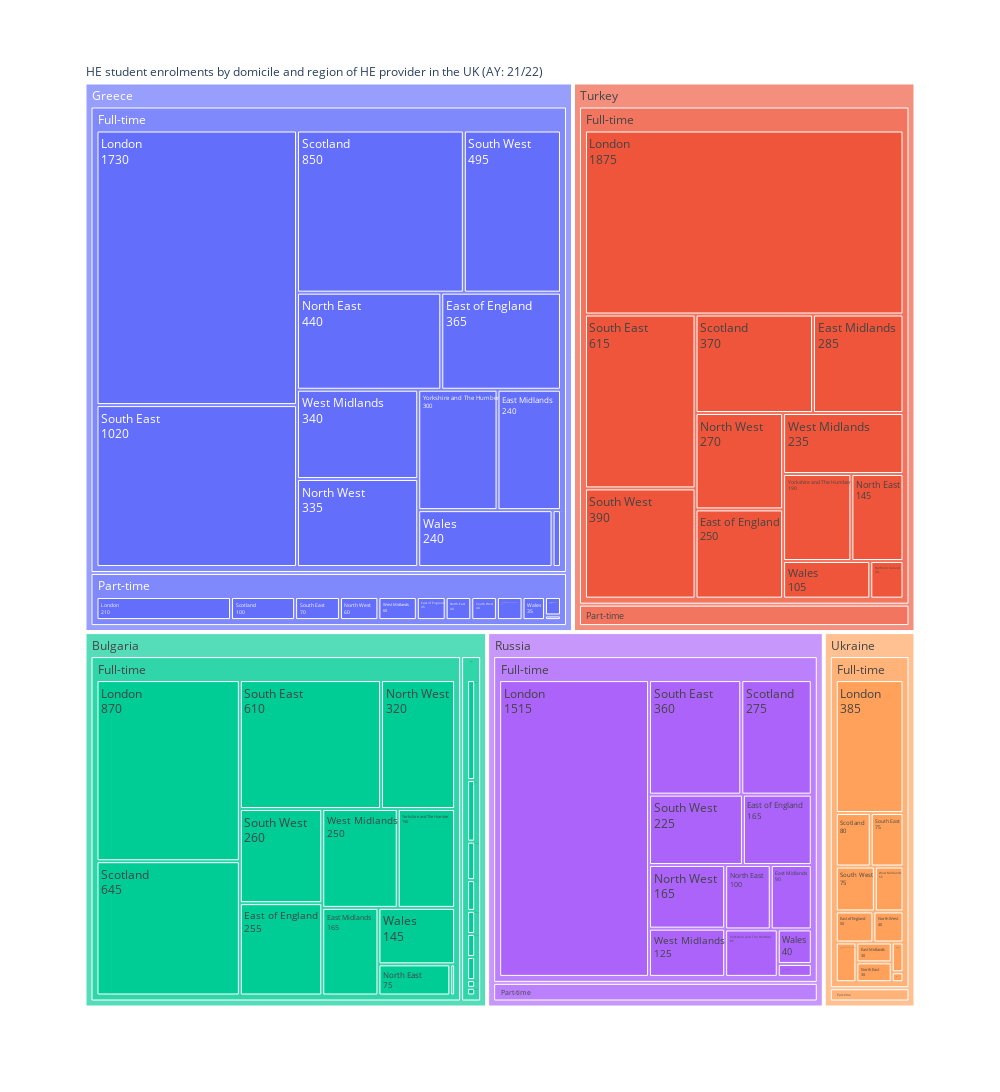

This figure's notebook cell:
### Code cell
fig2 = px.treemap(df_pilot, path = [px.Constant('HE student enrolments by domicile and region of HE provider in the UK (AY: 21/22)'),'Domicile', 'Mode of study', 'Region of HE provider'], values = 'Number',
                 width=1000,height=1200, template = 'plotly_white',
                
                 )
fig2.data[0].textinfo = 'label+text+value'
fig2.data[0].hovertemplate = 'Label: %{label}<br>Number: %{value}<br>Parent: %{parent}<br>Id: %{id}<extra></extra>'
fig2.show()

### Figure 1 — Plotly figure (JSON) as saved in the notebook; plotly's stock layout.template omitted (floating-point values rounded to 4 significant figures)
{"data": [{"branchvalues": "total", "domain": {"x": [0, 1], "y": [0, 1]}, "hovertemplate": "Label: %{label}<br>Number: %{value}<br>Parent: %{parent}<br>Id: %{id}<extra></extra>", "ids": ["HE student enrolments by domicile and region of HE provider in the UK (AY: 21/22)/Bulgaria/Full-time/East Midlands", "HE student enrolments by domicile and region of HE provider in the UK (AY: 21/22)/Greece/Full-time/East Midlands", "HE student enrolments by domicile and region of HE provider in the UK (AY: 21/22)/Russia/Full-time/East Midlands", "HE student enrolments by domicile and region of HE provider in the UK (AY: 21/22)/Turkey/Full-time/East Midlands", "HE student enrolments by domicile and region of HE provider in the UK (AY: 21/22)/Ukraine/Full-time/East Midlands", "HE student enrolments by domicile and region of HE provider in the UK (AY: 21/22)/Bulgaria/Part-time/East Midlands", "HE student enrolments by domicile and region of HE provider in the UK (AY: 21/22)/Greece/Part-time/East Midlands", "HE student enrolments by domicile and region of HE provider in the UK (AY: 21/22)/Russia/Part-time/East Midlands", "HE student enrolments by domicile and region of HE provider in the UK (AY: 21/22)/Turkey/Part-time/East Midlands", "HE student enrolments by domicile and region of HE provider in the UK (AY: 21/22)/Bulgaria/Full-time/East of England", "HE student enrolments by domicile and region of HE provider in the UK (AY: 21/22)/Greece/Full-time/East of England", "HE student enrolments by domicile and region of HE provider in the UK (AY: 21/22)/Russia/Full-time/East of England", "HE student enrolments by domicile and region of HE provider in the UK (AY: 21/22)/Turkey/Full-time/East of England", "HE student enrolments by domicile and region of HE provider in the UK (AY: 21/22)/Ukraine/Full-time/East of England", "HE student enrolments by domicile and region of HE provider in the UK (AY: 21/22)/Bulgaria/Part-time/East of England", "HE student enrolments by domicile and region of HE provider in the UK (AY: 21/22)/Greece/Part-time/East of England", "HE student enrolments by domicile and region of HE provider in the UK (AY: 21/22)/Turkey/Part-time/East of England", "HE student enrolments by domicile and region of HE provider in the UK (AY: 21/22)/Bulgaria/Full-time/London", "HE student enrolments by domicile and region of HE provider in the UK (AY: 21/22)/Greece/Full-time/London", "HE student enrolments by domicile and region of HE provider in the UK (AY: 21/22)/Russia/Full-time/London", "HE student enrolments by domicile and region of HE provider in the UK (AY: 21/22)/Turkey/Full-time/London", "HE student enrolments by domicile and region of HE provider in the UK (AY: 21/22)/Ukraine/Full-time/London", "HE student enrolments by domicile and region of HE provider in the UK (AY: 21/22)/Bulgaria/Part-time/London", "HE student enrolments by domicile and region of HE provider in the UK (AY: 21/22)/Greece/Part-time/London", "HE student enrolments by domicile and region of HE provider in the UK (AY: 21/22)/Russia/Part-time/London", "HE student enrolments by domicile and region of HE provider in the UK (AY: 21/22)/Turkey/Part-time/London", "HE student enrolments by domicile and region of HE provider in the UK (AY: 21/22)/Ukraine/Part-time/London", "HE student enrolments by domicile and region of HE provider in the UK (AY: 21/22)/Bulgaria/Full-time/North East", "HE student enrolments by domicile and region of HE provider in the UK (AY: 21/22)/Greece/Full-time/North East", "HE student enrolments by domicile and region of HE provider in the UK (AY: 21/22)/Russia/Full-time/North East", "HE student enrolments by domicile and region of HE provider in the UK (AY: 21/22)/Turkey/Full-time/North East", "HE student enrolments by domicile and region of HE provider in the UK (AY: 21/22)/Ukraine/Full-time/North East", "HE student enrolments by domicile and region of HE provider in the UK (AY: 21/22)/Greece/Part-time/North East", "HE student enrolments by domicile and region of HE provider in the UK (AY: 21/22)/Bulgaria/Full-time/North West", "HE student enrolments by domicile and region of HE provider in the UK (AY: 21/22)/Greece/Full-time/North West", "HE student enrolments by domicile and region of HE provider in the UK (AY: 21/22)/Russia/Full-time/North West", "HE student enrolments by domicile and region of HE provider in the UK (AY: 21/22)/Turkey/Full-time/North West", "HE student enrolments by domicile and region of HE provider in the UK (AY: 21/22)/Ukraine/Full-time/North West", "HE student enrolments by domicile and region of HE provider in the UK (AY: 21/22)/Bulgaria/Part-time/North West", "HE student enrolments by domicile and region of HE provider in the UK (AY: 21/22)/Greece/Part-time/North West", "HE student enrolments by domicile and region of HE provider in the UK (AY: 21/22)/Russia/Part-time/North West", "HE student enrolments by domicile and region of HE provider in the UK (AY: 21/22)/Turkey/Part-time/North West", "HE student enrolments by domicile and region of HE provider in the UK (AY: 21/22)/Bulgaria/Full-time/Northern Ireland", "HE student enrolments by domicile and region of HE provider in the UK (AY: 21/22)/Greece/Full-time/Northern Ireland", "HE student enrolments by domicile and region of HE provider in the UK (AY: 21/22)/Russia/Full-time/Northern Ireland", "HE student enrolments by domicile and region of HE provider in the UK (AY: 21/22)/Turkey/Full-time/Northern Ireland", "HE student enrolments by domicile and region of HE provider in the UK (AY: 21/22)/Ukraine/Full-time/Northern Ireland", "HE student enrolments by domicile and region of HE provider in the UK (AY: 21/22)/Greece/Part-time/Northern Ireland", "HE student enrolments by domicile and region of HE provider in the UK (AY: 21/22)/Bulgaria/Full-time/Scotland", "HE student enrolments by domicile and region of HE provider in the UK (AY: 21/22)/Greece/Full-time/Scotland", "HE student enrolments by domicile and region of HE provider in the UK (AY: 21/22)/Russia/Full-time/Scotland", "HE student enrolments by domicile and region of HE provider in the UK (AY: 21/22)/Turkey/Full-time/Scotland", "HE student enrolments by domicile and region of HE provider in the UK (AY: 21/22)/Ukraine/Full-time/Scotland", "HE student enrolments by domicile and region of HE provider in the UK (AY: 21/22)/Bulgaria/Part-time/Scotland", "HE student enrolments by domicile and region of HE provider in the UK (AY: 21/22)/Greece/Part-time/Scotland", "HE student enrolments by domicile and region of HE provider in the UK (AY: 21/22)/Russia/Part-time/Scotland", "HE student enrolments by domicile and region of HE provider in the UK (AY: 21/22)/Turkey/Part-time/Scotland", "HE student enrolments by domicile and region of HE provider in the UK (AY: 21/22)/Ukraine/Part-time/Scotland", "HE student enrolments by domicile and region of HE provider in the UK (AY: 21/22)/Bulgaria/Full-time/South East", "HE student enrolments by domicile and region of HE provider in the UK (AY: 21/22)/Greece/Full-time/South East", "HE student enrolments by domicile and region of HE provider in the UK (AY: 21/22)/Russia/Full-time/South East", "HE student enrolments by domicile and region of HE provider in the UK (AY: 21/22)/Turkey/Full-time/South East", "HE student enrolments by domicile and region of HE provider in the UK (AY: 21/22)/Ukraine/Full-time/South East", "HE student enrolments by domicile and region of HE provider in the UK (AY: 21/22)/Bulgaria/Part-time/South East", "HE student enrolments by domicile and region of HE provider in the UK (AY: 21/22)/Greece/Part-time/South East", "HE student enrolments by domicile and region of HE provider in the UK (AY: 21/22)/Russia/Part-time/South East", "HE student enrolments by domicile and region of HE provider in the UK (AY: 21/22)/Turkey/Part-time/South East", "HE student enrolments by domicile and region of HE provider in the UK (AY: 21/22)/Ukraine/Part-time/South East", "HE student enrolments by domicile and region of HE provider in the UK (AY: 21/22)/Bulgaria/Full-time/South West", "HE student enrolments by domicile and region of HE provider in the UK (AY: 21/22)/Greece/Full-time/South West", "HE student enrolments by domicile and region of HE provider in the UK (AY: 21/22)/Russia/Full-time/South West", "HE student enrolments by domicile and region of HE provider in the UK (AY: 21/22)/Turkey/Full-time/South West", "HE student enrolments by domicile and region of HE provider in the UK (AY: 21/22)/Ukraine/Full-time/South West", "HE student enrolments by domicile and region of HE provider in the UK (AY: 21/22)/Bulgaria/Part-time/South West", "HE student enrolments by domicile and region of HE provider in the UK (AY: 21/22)/Greece/Part-time/South West", "HE student enrolments by domicile and region of HE provider in the UK (AY: 21/22)/Russia/Part-time/South West", "HE student enrolments by domicile and region of HE provider in the UK (AY: 21/22)/Turkey/Part-time/South West", "HE student enrolments by domicile and region of HE provider in the UK (AY: 21/22)/Bulgaria/Full-time/Wales", "HE student enrolments by domicile and region of HE provider in the UK (AY: 21/22)/Greece/Full-time/Wales", "HE student enrolments by domicile and region of HE provider in the UK (AY: 21/22)/Russia/Full-time/Wales", "HE student enrolments by domicile and region of HE provider in the UK (AY: 21/22)/Turkey/Full-time/Wales", "HE student enrolments by domicile and region of HE provider in the UK (AY: 21/22)/Ukraine/Full-time/Wales", "HE student enrolments by domicile and region of HE provider in the UK (AY: 21/22)/Greece/Part-time/Wales", "HE student enrolments by domicile and region of HE provider in the UK (AY: 21/22)/Russia/Part-time/Wales", "HE student enrolments by domicile and region of HE provider in the UK (AY: 21/22)/Turkey/Part-time/Wales", "HE student enrolments by domicile and region of HE provider in the UK (AY: 21/22)/Bulgaria/Full-time/West Midlands", "HE student enrolments by domicile and region of HE provider in the UK (AY: 21/22)/Greece/Full-time/West Midlands", "HE student enrolments by domicile and region of HE provider in the UK (AY: 21/22)/Russia/Full-time/West Midlands", "HE student enrolments by domicile and region of HE provider in the UK (AY: 21/22)/Turkey/Full-time/West Midlands", "HE student enrolments by domicile and region of HE provider in the UK (AY: 21/22)/Ukraine/Full-time/West Midlands", "HE student enrolments by domicile and region of HE provider in the UK (AY: 21/22)/Bulgaria/Part-time/West Midlands", "HE student enrolments by domicile and region of HE provider in the UK (AY: 21/22)/Greece/Part-time/West Midlands", "HE student enrolments by domicile and region of HE provider in the UK (AY: 21/22)/Russia/Part-time/West Midlands", "HE student enrolments by domicile and region of HE provider in the UK (AY: 21/22)/Turkey/Part-time/West Midlands", "HE student enrolments by domicile and region of HE provider in the UK (AY: 21/22)/Bulgaria/Full-time/Yorkshire and The Humber", "HE student enrolments by domicile and region of HE provider in the UK (AY: 21/22)/Greece/Full-time/Yorkshire and The Humber", "HE student enrolments by domicile and region of HE provider in the UK (AY: 21/22)/Russia/Full-time/Yorkshire and The Humber", "HE student enrolments by domicile and region of HE provider in the UK (AY: 21/22)/Turkey/Full-time/Yorkshire and The Humber", "HE student enrolments by domicile and region of HE provider in the UK (AY: 21/22)/Ukraine/Full-time/Yorkshire and The Humber", "HE student enrolments by domicile and region of HE provider in the UK (AY: 21/22)/Bulgaria/Part-time/Yorkshire and The Humber", "HE student enrolments by domicile and region of HE provider in the UK (AY: 21/22)/Greece/Part-time/Yorkshire and The Humber", "HE student enrolments by domicile and region of HE provider in the UK (AY: 21/22)/Russia/Part-time/Yorkshire and The Humber", "HE student enrolments by domicile and region of HE provider in the UK (AY: 21/22)/Turkey/Part-time/Yorkshire and The Humber", "HE student enrolments by domicile and region of HE provider in the UK (AY: 21/22)/Bulgaria/Full-time", "HE student enrolments by domicile and region of HE provider in the UK (AY: 21/22)/Greece/Full-time", "HE student enrolments by domicile and region of HE provider in the UK (AY: 21/22)/Russia/Full-time", "HE student enrolments by domicile and region of HE provider in the UK (AY: 21/22)/Turkey/Full-time", "HE student enrolments by domicile and region of HE provider in the UK (AY: 21/22)/Ukraine/Full-time", "HE student enrolments by domicile and region of HE provider in the UK (AY: 21/22)/Bulgaria/Part-time", "HE student enrolments by domicile and region of HE provider in the UK (AY: 21/22)/Greece/Part-time", "HE student enrolments by domicile and region of HE provider in the UK (AY: 21/22)/Russia/Part-time", "HE student enrolments by domicile and region of HE provider in the UK (AY: 21/22)/Turkey/Part-time", "HE student enrolments by domicile and region of HE provider in the UK (AY: 21/22)/Ukraine/Part-time", "HE student enrolments by domicile and region of HE provider in the UK (AY: 21/22)/Bulgaria", "HE student enrolments by domicile and region of HE provider in the UK (AY: 21/22)/Greece", "HE student enrolments by domicile and region of HE provider in the UK (AY: 21/22)/Russia", "HE student enrolments by domicile and region of HE provider in the UK (AY: 21/22)/Turkey", "HE student enrolments by domicile and region of HE provider in the UK (AY: 21/22)/Ukraine", "HE student enrolments by domicile and region of HE provider in the UK (AY: 21/22)"], "labels": ["East Midlands", "East Midlands", "East Midlands", "East Midlands", "East Midlands", "East Midlands", "East Midlands", "East Midlands", "East Midlands", "East of England", "East of England", "East of England", "East of England", "East of England", "East of England", "East of England", "East of England", "London", "London", "London", "London", "London", "London", "London", "London", "London", "London", "North East", "North East", "North East", "North East", "North East", "North East", "North West", "North West", "North West", "North West", "North West", "North West", "North West", "North West", "North West", "Northern Ireland", "Northern Ireland", "Northern Ireland", "Northern Ireland", "Northern Ireland", "Northern Ireland", "Scotland", "Scotland", "Scotland", "Scotland", "Scotland", "Scotland", "Scotland", "Scotland", "Scotland", "Scotland", "South East", "South East", "South East", "South East", "South East", "South East", "South East", "South East", "South East", "South East", "South West", "South West", "South West", "South West", "South West", "South West", "South West", "South West", "South West", "Wales", "Wales", "Wales", "Wales", "Wales", "Wales", "Wales", "Wales", "West Midlands", "West Midlands", "West Midlands", "West Midlands", "West Midlands", "West Midlands", "West Midlands", "West Midlands", "West Midlands", "Yorkshire and The Humber", "Yorkshire and The Humber", "Yorkshire and The Humber", "Yorkshire and The Humber", "Yorkshire and The Humber", "Yorkshire and The Humber", "Yorkshire and The Humber", "Yorkshire and The Humber", "Yorkshire and The Humber", "Full-time", "Full-time", "Full-time", "Full-time", "Full-time", "Part-time", "Part-time", "Part-time", "Part-time", "Part-time", "Bulgaria", "Greece", "Russia", "Turkey", "Ukraine", "HE student enrolments by domicile and region of HE provider in the UK (AY: 21/22)"], "name": "", "parents": ["HE student enrolments by domicile and region of HE provider in the UK (AY: 21/22)/Bulgaria/Full-time", "HE student enrolments by domicile and region of HE provider in the UK (AY: 21/22)/Greece/Full-time", "HE student enrolments by domicile and region of HE provider in the UK (AY: 21/22)/Russia/Full-time", "HE student enrolments by domicile and region of HE provider in the UK (AY: 21/22)/Turkey/Full-time", "HE student enrolments by domicile and region of HE provider in the UK (AY: 21/22)/Ukraine/Full-time", "HE student enrolments by domicile and region of HE provider in the UK (AY: 21/22)/Bulgaria/Part-time", "HE student enrolments by domicile and region of HE provider in the UK (AY: 21/22)/Greece/Part-time", "HE student enrolments by domicile and region of HE provider in the UK (AY: 21/22)/Russia/Part-time", "HE student enrolments by domicile and region of HE provider in the UK (AY: 21/22)/Turkey/Part-time", "HE student enrolments by domicile and region of HE provider in the UK (AY: 21/22)/Bulgaria/Full-time", "HE student enrolments by domicile and region of HE provider in the UK (AY: 21/22)/Greece/Full-time", "HE student enrolments by domicile and region of HE provider in the UK (AY: 21/22)/Russia/Full-time", "HE student enrolments by domicile and region of HE provider in the UK (AY: 21/22)/Turkey/Full-time", "HE student enrolments by domicile and region of HE provider in the UK (AY: 21/22)/Ukraine/Full-time", "HE student enrolments by domicile and region of HE provider in the UK (AY: 21/22)/Bulgaria/Part-time", "HE student enrolments by domicile and region of HE provider in the UK (AY: 21/22)/Greece/Part-time", "HE student enrolments by domicile and region of HE provider in the UK (AY: 21/22)/Turkey/Part-time", "HE student enrolments by domicile and region of HE provider in the UK (AY: 21/22)/Bulgaria/Full-time", "HE student enrolments by domicile and region of HE provider in the UK (AY: 21/22)/Greece/Full-time", "HE student enrolments by domicile and region of HE provider in the UK (AY: 21/22)/Russia/Full-time", "HE student enrolments by domicile and region of HE provider in the UK (AY: 21/22)/Turkey/Full-time", "HE student enrolments by domicile and region of HE provider in the UK (AY: 21/22)/Ukraine/Full-time", "HE student enrolments by domicile and region of HE provider in the UK (AY: 21/22)/Bulgaria/Part-time", "HE student enrolments by domicile and region of HE provider in the UK (AY: 21/22)/Greece/Part-time", "HE student enrolments by domicile and region of HE provider in the UK (AY: 21/22)/Russia/Part-time", "HE student enrolments by domicile and region of HE provider in the UK (AY: 21/22)/Turkey/Part-time", "HE student enrolments by domicile and region of HE provider in the UK (AY: 21/22)/Ukraine/Part-time", "HE student enrolments by domicile and region of HE provider in the UK (AY: 21/22)/Bulgaria/Full-time", "HE student enrolments by domicile and region of HE provider in the UK (AY: 21/22)/Greece/Full-time", "HE student enrolments by domicile and region of HE provider in the UK (AY: 21/22)/Russia/Full-time", "HE student enrolments by domicile and region of HE provider in the UK (AY: 21/22)/Turkey/Full-time", "HE student enrolments by domicile and region of HE provider in the UK (AY: 21/22)/Ukraine/Full-time", "HE student enrolments by domicile and region of HE provider in the UK (AY: 21/22)/Greece/Part-time", "HE student enrolments by domicile and region of HE provider in the UK (AY: 21/22)/Bulgaria/Full-time", "HE student enrolments by domicile and region of HE provider in the UK (AY: 21/22)/Greece/Full-time", "HE student enrolments by domicile and region of HE provider in the UK (AY: 21/22)/Russia/Full-time", "HE student enrolments by domicile and region of HE provider in the UK (AY: 21/22)/Turkey/Full-time", "HE student enrolments by domicile and region of HE provider in the UK (AY: 21/22)/Ukraine/Full-time", "HE student enrolments by domicile and region of HE provider in the UK (AY: 21/22)/Bulgaria/Part-time", "HE student enrolments by domicile and region of HE provider in the UK (AY: 21/22)/Greece/Part-time", "HE student enrolments by domicile and region of HE provider in the UK (AY: 21/22)/Russia/Part-time", "HE student enrolments by domicile and region of HE provider in the UK (AY: 21/22)/Turkey/Part-time", "HE student enrolments by domicile and region of HE provider in the UK (AY: 21/22)/Bulgaria/Full-time", "HE student enrolments by domicile and region of HE provider in the UK (AY: 21/22)/Greece/Full-time", "HE student enrolments by domicile and region of HE provider in the UK (AY: 21/22)/Russia/Full-time", "HE student enrolments by domicile and region of HE provider in the UK (AY: 21/22)/Turkey/Full-time", "HE student enrolments by domicile and region of HE provider in the UK (AY: 21/22)/Ukraine/Full-time", "HE student enrolments by domicile and region of HE provider in the UK (AY: 21/22)/Greece/Part-time", "HE student enrolments by domicile and region of HE provider in the UK (AY: 21/22)/Bulgaria/Full-time", "HE student enrolments by domicile and region of HE provider in the UK (AY: 21/22)/Greece/Full-time", "HE student enrolments by domicile and region of HE provider in the UK (AY: 21/22)/Russia/Full-time", "HE student enrolments by domicile and region of HE provider in the UK (AY: 21/22)/Turkey/Full-time", "HE student enrolments by domicile and region of HE provider in the UK (AY: 21/22)/Ukraine/Full-time", "HE student enrolments by domicile and region of HE provider in the UK (AY: 21/22)/Bulgaria/Part-time", "HE student enrolments by domicile and region of HE provider in the UK (AY: 21/22)/Greece/Part-time", "HE student enrolments by domicile and region of HE provider in the UK (AY: 21/22)/Russia/Part-time", "HE student enrolments by domicile and region of HE provider in the UK (AY: 21/22)/Turkey/Part-time", "HE student enrolments by domicile and region of HE provider in the UK (AY: 21/22)/Ukraine/Part-time", "HE student enrolments by domicile and region of HE provider in the UK (AY: 21/22)/Bulgaria/Full-time", "HE student enrolments by domicile and region of HE provider in the UK (AY: 21/22)/Greece/Full-time", "HE student enrolments by domicile and region of HE provider in the UK (AY: 21/22)/Russia/Full-time", "HE student enrolments by domicile and region of HE provider in the UK (AY: 21/22)/Turkey/Full-time", "HE student enrolments by domicile and region of HE provider in the UK (AY: 21/22)/Ukraine/Full-time", "HE student enrolments by domicile and region of HE provider in the UK (AY: 21/22)/Bulgaria/Part-time", "HE student enrolments by domicile and region of HE provider in the UK (AY: 21/22)/Greece/Part-time", "HE student enrolments by domicile and region of HE provider in the UK (AY: 21/22)/Russia/Part-time", "HE student enrolments by domicile and region of HE provider in the UK (AY: 21/22)/Turkey/Part-time", "HE student enrolments by domicile and region of HE provider in the UK (AY: 21/22)/Ukraine/Part-time", "HE student enrolments by domicile and region of HE provider in the UK (AY: 21/22)/Bulgaria/Full-time", "HE student enrolments by domicile and region of HE provider in the UK (AY: 21/22)/Greece/Full-time", "HE student enrolments by domicile and region of HE provider in the UK (AY: 21/22)/Russia/Full-time", "HE student enrolments by domicile and region of HE provider in the UK (AY: 21/22)/Turkey/Full-time", "HE student enrolments by domicile and region of HE provider in the UK (AY: 21/22)/Ukraine/Full-time", "HE student enrolments by domicile and region of HE provider in the UK (AY: 21/22)/Bulgaria/Part-time", "HE student enrolments by domicile and region of HE provider in the UK (AY: 21/22)/Greece/Part-time", "HE student enrolments by domicile and region of HE provider in the UK (AY: 21/22)/Russia/Part-time", "HE student enrolments by domicile and region of HE provider in the UK (AY: 21/22)/Turkey/Part-time", "HE student enrolments by domicile and region of HE provider in the UK (AY: 21/22)/Bulgaria/Full-time", "HE student enrolments by domicile and region of HE provider in the UK (AY: 21/22)/Greece/Full-time", "HE student enrolments by domicile and region of HE provider in the UK (AY: 21/22)/Russia/Full-time", "HE student enrolments by domicile and region of HE provider in the UK (AY: 21/22)/Turkey/Full-time", "HE student enrolments by domicile and region of HE provider in the UK (AY: 21/22)/Ukraine/Full-time", "HE student enrolments by domicile and region of HE provider in the UK (AY: 21/22)/Greece/Part-time", "HE student enrolments by domicile and region of HE provider in the UK (AY: 21/22)/Russia/Part-time", "HE student enrolments by domicile and region of HE provider in the UK (AY: 21/22)/Turkey/Part-time", "HE student enrolments by domicile and region of HE provider in the UK (AY: 21/22)/Bulgaria/Full-time", "HE student enrolments by domicile and region of HE provider in the UK (AY: 21/22)/Greece/Full-time", "HE student enrolments by domicile and region of HE provider in the UK (AY: 21/22)/Russia/Full-time", "HE student enrolments by domicile and region of HE provider in the UK (AY: 21/22)/Turkey/Full-time", "HE student enrolments by domicile and region of HE provider in the UK (AY: 21/22)/Ukraine/Full-time", "HE student enrolments by domicile and region of HE provider in the UK (AY: 21/22)/Bulgaria/Part-time", "HE student enrolments by domicile and region of HE provider in the UK (AY: 21/22)/Greece/Part-time", "HE student enrolments by domicile and region of HE provider in the UK (AY: 21/22)/Russia/Part-time", "HE student enrolments by domicile and region of HE provider in the UK (AY: 21/22)/Turkey/Part-time", "HE student enrolments by domicile and region of HE provider in the UK (AY: 21/22)/Bulgaria/Full-time", "HE student enrolments by domicile and region of HE provider in the UK (AY: 21/22)/Greece/Full-time", "HE student enrolments by domicile and region of HE provider in the UK (AY: 21/22)/Russia/Full-time", "HE student enrolments by domicile and region of HE provider in the UK (AY: 21/22)/Turkey/Full-time", "HE student enrolments by domicile and region of HE provider in the UK (AY: 21/22)/Ukraine/Full-time", "HE student enrolments by domicile and region of HE provider in the UK (AY: 21/22)/Bulgaria/Part-time", "HE student enrolments by domicile and region of HE provider in the UK (AY: 21/22)/Greece/Part-time", "HE student enrolments by domicile and region of HE provider in the UK (AY: 21/22)/Russia/Part-time", "HE student enrolments by domicile and region of HE provider in the UK (AY: 21/22)/Turkey/Part-time", "HE student enrolments by domicile and region of HE provider in the UK (AY: 21/22)/Bulgaria", "HE student enrolments by domicile and region of HE provider in the UK (AY: 21/22)/Greece", "HE student enrolments by domicile and region of HE provider in the UK (AY: 21/22)/Russia", "HE student enrolments by domicile and region of HE provider in the UK (AY: 21/22)/Turkey", "HE student enrolments by domicile and region of HE provider in the UK (AY: 21/22)/Ukraine", "HE student enrolments by domicile and region of HE provider in the UK (AY: 21/22)/Bulgaria", "HE student enrolments by domicile and region of HE provider in the UK (AY: 21/22)/Greece", "HE student enrolments by domicile and region of HE provider in the UK (AY: 21/22)/Russia", "HE student enrolments by domicile and region of HE provider in the UK (AY: 21/22)/Turkey", "HE student enrolments by domicile and region of HE provider in the UK (AY: 21/22)/Ukraine", "HE student enrolments by domicile and region of HE provider in the UK (AY: 21/22)", "HE student enrolments by domicile and region of HE provider in the UK (AY: 21/22)", "HE student enrolments by domicile and region of HE provider in the UK (AY: 21/22)", "HE student enrolments by domicile and region of HE provider in the UK (AY: 21/22)", "HE student enrolments by domicile and region of HE provider in the UK (AY: 21/22)", ""], "textinfo": "label+text+value", "type": "treemap", "values": [165, 240, 90, 285, 30, 5, 20, 5, 5, 255, 365, 165, 250, 50, 20, 45, 5, 870, 1730, 1515, 1875, 385, 65, 210, 80, 80, 25, 75, 440, 100, 145, 30, 40, 320, 335, 165, 270, 40, 5, 60, 5, 10, 5, 15, 15, 40, 5, 5, 645, 850, 275, 370, 80, 40, 100, 30, 30, 5, 610, 1020, 360, 615, 75, 25, 70, 30, 25, 5, 260, 495, 225, 390, 75, 15, 40, 5, 20, 145, 240, 40, 105, 15, 35, 5, 10, 250, 340, 125, 235, 55, 15, 60, 15, 10, 190, 300, 85, 190, 35, 15, 40, 5, 10, 3790, 6370, 3160, 4770, 875, 205, 725, 180, 205, 35, 3995, 7095, 3340, 4975, 910, 20315]}], "layout": {"height": 1200, "legend": {"tracegroupgap": 0}, "margin": {"t": 60}, "width": 1000}}
